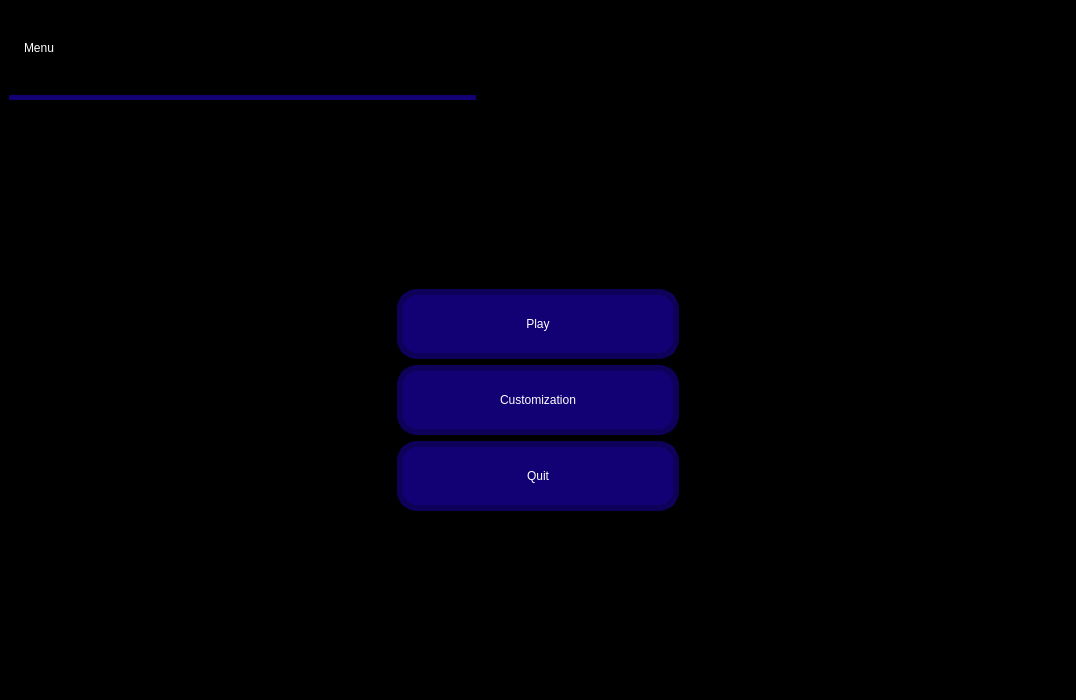
<?xml version="1.0" encoding="UTF-8"?>
<ui version="4.0">
 <class>MainWindow</class>
 <widget class="QMainWindow" name="MainWindow">
  <property name="geometry">
   <rect>
    <x>0</x>
    <y>0</y>
    <width>1076</width>
    <height>700</height>
   </rect>
  </property>
  <property name="windowTitle">
   <string>MainWindow</string>
  </property>
  <widget class="QWidget" name="centralwidget">
   <property name="minimumSize">
    <size>
     <width>800</width>
     <height>600</height>
    </size>
   </property>
   <property name="styleSheet">
    <string notr="true">*{
	border:none;
}</string>
   </property>
   <layout class="QHBoxLayout" name="horizontalLayout">
    <property name="spacing">
     <number>0</number>
    </property>
    <property name="leftMargin">
     <number>0</number>
    </property>
    <property name="topMargin">
     <number>0</number>
    </property>
    <property name="rightMargin">
     <number>0</number>
    </property>
    <property name="bottomMargin">
     <number>0</number>
    </property>
    <item>
     <widget class="QWidget" name="main_body" native="true">
      <property name="minimumSize">
       <size>
        <width>600</width>
        <height>600</height>
       </size>
      </property>
      <property name="cursor">
       <cursorShape>ArrowCursor</cursorShape>
      </property>
      <property name="styleSheet">
       <string notr="true">background-color: rgb(0, 0, 0);</string>
      </property>
      <layout class="QGridLayout" name="gridLayout">
       <property name="leftMargin">
        <number>0</number>
       </property>
       <property name="topMargin">
        <number>0</number>
       </property>
       <property name="rightMargin">
        <number>0</number>
       </property>
       <property name="bottomMargin">
        <number>0</number>
       </property>
       <property name="verticalSpacing">
        <number>0</number>
       </property>
       <item row="1" column="1">
        <widget class="QFrame" name="holder_frame">
         <property name="styleSheet">
          <string notr="true">background-color: rgba(0, 0, 0,0);</string>
         </property>
         <property name="frameShape">
          <enum>QFrame::StyledPanel</enum>
         </property>
         <property name="frameShadow">
          <enum>QFrame::Raised</enum>
         </property>
         <layout class="QGridLayout" name="gridLayout_2">
          <property name="leftMargin">
           <number>200</number>
          </property>
          <property name="topMargin">
           <number>180</number>
          </property>
          <property name="rightMargin">
           <number>200</number>
          </property>
          <property name="bottomMargin">
           <number>180</number>
          </property>
          <item row="0" column="1">
           <widget class="QFrame" name="buttons_holder">
            <property name="minimumSize">
             <size>
              <width>0</width>
              <height>150</height>
             </size>
            </property>
            <property name="maximumSize">
             <size>
              <width>300</width>
              <height>300</height>
             </size>
            </property>
            <property name="styleSheet">
             <string notr="true">background-color: rgba(255, 255, 127,0);</string>
            </property>
            <property name="frameShape">
             <enum>QFrame::StyledPanel</enum>
            </property>
            <property name="frameShadow">
             <enum>QFrame::Raised</enum>
            </property>
            <layout class="QVBoxLayout" name="verticalLayout">
             <item>
              <widget class="QPushButton" name="btn_play">
               <property name="minimumSize">
                <size>
                 <width>0</width>
                 <height>70</height>
                </size>
               </property>
               <property name="cursor">
                <cursorShape>PointingHandCursor</cursorShape>
               </property>
               <property name="styleSheet">
                <string notr="true">QPushButton:hover{
	background-color: rgb(16, 2, 171);
}
QPushButton{
	
	
	background-color: rgb(18, 1, 116);
	color: rgb(255, 255, 255);
	
	font: 26pt &quot;Arial&quot;;
	border: 6px solid rgb(13, 1, 90);
	
	border-radius: 20px;
}

</string>
               </property>
               <property name="text">
                <string>Play</string>
               </property>
              </widget>
             </item>
             <item>
              <widget class="QPushButton" name="btn_custom">
               <property name="minimumSize">
                <size>
                 <width>0</width>
                 <height>70</height>
                </size>
               </property>
               <property name="cursor">
                <cursorShape>PointingHandCursor</cursorShape>
               </property>
               <property name="styleSheet">
                <string notr="true">QPushButton:hover{
	
	background-color: rgb(67, 69, 204);
}
QPushButton{
	
	
	background-color: rgb(18, 1, 116);
	color: rgb(255, 255, 255);
	
	font: 26pt &quot;Arial&quot;;
	border: 6px solid rgb(13, 1, 90);
	border-radius: 20px;
}
</string>
               </property>
               <property name="text">
                <string>Customization</string>
               </property>
              </widget>
             </item>
             <item>
              <widget class="QPushButton" name="btn_quit">
               <property name="minimumSize">
                <size>
                 <width>0</width>
                 <height>70</height>
                </size>
               </property>
               <property name="cursor">
                <cursorShape>PointingHandCursor</cursorShape>
               </property>
               <property name="styleSheet">
                <string notr="true">QPushButton:hover{
	
	background-color: rgb(67, 69, 204);
}
QPushButton{
	
	
	background-color: rgb(18, 1, 116);
	color: rgb(255, 255, 255);
	
	font: 26pt &quot;Arial&quot;;
	border: 6px solid rgb(13, 1, 90);
	border-radius: 20px;
}
</string>
               </property>
               <property name="text">
                <string>Quit</string>
               </property>
              </widget>
             </item>
            </layout>
           </widget>
          </item>
         </layout>
        </widget>
       </item>
       <item row="0" column="1">
        <widget class="QFrame" name="header">
         <property name="minimumSize">
          <size>
           <width>0</width>
           <height>50</height>
          </size>
         </property>
         <property name="styleSheet">
          <string notr="true">
</string>
         </property>
         <property name="frameShape">
          <enum>QFrame::StyledPanel</enum>
         </property>
         <property name="frameShadow">
          <enum>QFrame::Raised</enum>
         </property>
         <layout class="QHBoxLayout" name="horizontalLayout_2">
          <property name="topMargin">
           <number>0</number>
          </property>
          <property name="rightMargin">
           <number>600</number>
          </property>
          <property name="bottomMargin">
           <number>0</number>
          </property>
          <item>
           <widget class="QFrame" name="holder_label">
            <property name="styleSheet">
             <string notr="true">background-color: rgba(85, 170, 255,0);
border-bottom: 5px solid rgb(18, 1, 116);

</string>
            </property>
            <property name="frameShape">
             <enum>QFrame::StyledPanel</enum>
            </property>
            <property name="frameShadow">
             <enum>QFrame::Raised</enum>
            </property>
            <layout class="QGridLayout" name="gridLayout_3">
             <property name="leftMargin">
              <number>15</number>
             </property>
             <property name="topMargin">
              <number>0</number>
             </property>
             <property name="rightMargin">
              <number>0</number>
             </property>
             <property name="bottomMargin">
              <number>0</number>
             </property>
             <property name="spacing">
              <number>0</number>
             </property>
             <item row="0" column="0">
              <widget class="QLabel" name="lbl_title">
               <property name="styleSheet">
                <string notr="true">QLabel{
	
	font: 26pt &quot;Segoe UI Variable Display&quot;;
	color: rgb(255, 255, 255);	
	border:none;
}


</string>
               </property>
               <property name="text">
                <string>Menu</string>
               </property>
              </widget>
             </item>
            </layout>
           </widget>
          </item>
         </layout>
        </widget>
       </item>
      </layout>
     </widget>
    </item>
   </layout>
  </widget>
 </widget>
 <resources>
  <include location="resource/header/border.qrc"/>
 </resources>
 <connections/>
</ui>
